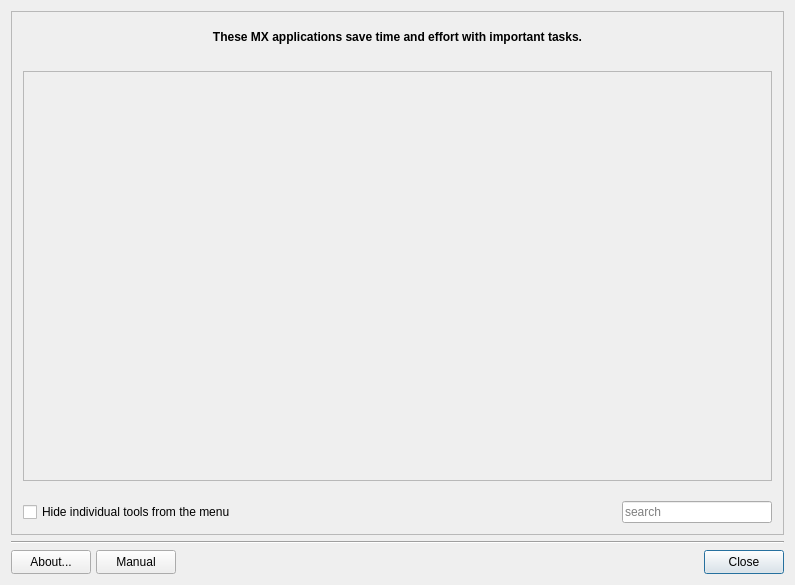
<?xml version="1.0" encoding="UTF-8"?>
<ui version="4.0">
 <class>MainWindow</class>
 <widget class="QWidget" name="MainWindow">
  <property name="geometry">
   <rect>
    <x>0</x>
    <y>0</y>
    <width>795</width>
    <height>585</height>
   </rect>
  </property>
  <property name="windowTitle">
   <string>MX Tools</string>
  </property>
  <layout class="QGridLayout" name="gridLayout" rowstretch="0,0,0,0" rowminimumheight="0,0,0,0">
   <property name="sizeConstraint">
    <enum>QLayout::SetDefaultConstraint</enum>
   </property>
   <item row="2" column="0">
    <widget class="Line" name="line">
     <property name="orientation">
      <enum>Qt::Horizontal</enum>
     </property>
    </widget>
   </item>
   <item row="3" column="0">
    <layout class="QGridLayout" columnstretch="0,0,0,0,0,0,0,0,0">
     <property name="leftMargin">
      <number>0</number>
     </property>
     <property name="topMargin">
      <number>0</number>
     </property>
     <property name="rightMargin">
      <number>0</number>
     </property>
     <property name="bottomMargin">
      <number>0</number>
     </property>
     <property name="spacing">
      <number>5</number>
     </property>
     <item row="0" column="0">
      <widget class="QPushButton" name="pushAbout">
       <property name="sizePolicy">
        <sizepolicy hsizetype="Minimum" vsizetype="Preferred">
         <horstretch>0</horstretch>
         <verstretch>0</verstretch>
        </sizepolicy>
       </property>
       <property name="toolTip">
        <string>About this application</string>
       </property>
       <property name="text">
        <string>About...</string>
       </property>
       <property name="icon">
        <iconset theme="help-about">
         <normaloff>.</normaloff>.</iconset>
       </property>
       <property name="shortcut">
        <string>Alt+B</string>
       </property>
       <property name="autoDefault">
        <bool>true</bool>
       </property>
      </widget>
     </item>
     <item row="0" column="6">
      <spacer name="horizontalSpacer2">
       <property name="orientation">
        <enum>Qt::Horizontal</enum>
       </property>
       <property name="sizeHint" stdset="0">
        <size>
         <width>40</width>
         <height>20</height>
        </size>
       </property>
      </spacer>
     </item>
     <item row="0" column="2">
      <spacer name="horizontalSpacer1">
       <property name="orientation">
        <enum>Qt::Horizontal</enum>
       </property>
       <property name="sizeHint" stdset="0">
        <size>
         <width>40</width>
         <height>20</height>
        </size>
       </property>
      </spacer>
     </item>
     <item row="0" column="5">
      <widget class="QLabel" name="label">
       <property name="maximumSize">
        <size>
         <width>32</width>
         <height>32</height>
        </size>
       </property>
       <property name="midLineWidth">
        <number>0</number>
       </property>
       <property name="text">
        <string/>
       </property>
       <property name="pixmap">
        <pixmap resource="images.qrc">:/icons/logo.png</pixmap>
       </property>
       <property name="scaledContents">
        <bool>true</bool>
       </property>
      </widget>
     </item>
     <item row="0" column="8">
      <widget class="QPushButton" name="pushCancel">
       <property name="sizePolicy">
        <sizepolicy hsizetype="Minimum" vsizetype="Preferred">
         <horstretch>0</horstretch>
         <verstretch>0</verstretch>
        </sizepolicy>
       </property>
       <property name="toolTip">
        <string>Close application</string>
       </property>
       <property name="text">
        <string>Close</string>
       </property>
       <property name="icon">
        <iconset theme="window-close">
         <normaloff>.</normaloff>.</iconset>
       </property>
       <property name="shortcut">
        <string>Alt+N</string>
       </property>
       <property name="autoDefault">
        <bool>true</bool>
       </property>
       <property name="default">
        <bool>true</bool>
       </property>
      </widget>
     </item>
     <item row="0" column="1">
      <widget class="QPushButton" name="pushHelp">
       <property name="enabled">
        <bool>true</bool>
       </property>
       <property name="sizePolicy">
        <sizepolicy hsizetype="Minimum" vsizetype="Preferred">
         <horstretch>0</horstretch>
         <verstretch>0</verstretch>
        </sizepolicy>
       </property>
       <property name="minimumSize">
        <size>
         <width>0</width>
         <height>24</height>
        </size>
       </property>
       <property name="text">
        <string>Manual</string>
       </property>
       <property name="icon">
        <iconset theme="help-contents">
         <normaloff>.</normaloff>.</iconset>
       </property>
       <property name="autoDefault">
        <bool>true</bool>
       </property>
      </widget>
     </item>
    </layout>
   </item>
   <item row="1" column="0">
    <widget class="QFrame" name="frame">
     <property name="sizePolicy">
      <sizepolicy hsizetype="MinimumExpanding" vsizetype="MinimumExpanding">
       <horstretch>0</horstretch>
       <verstretch>0</verstretch>
      </sizepolicy>
     </property>
     <property name="font">
      <font>
       <strikeout>false</strikeout>
       <kerning>true</kerning>
      </font>
     </property>
     <property name="mouseTracking">
      <bool>false</bool>
     </property>
     <property name="autoFillBackground">
      <bool>false</bool>
     </property>
     <property name="frameShape">
      <enum>QFrame::StyledPanel</enum>
     </property>
     <property name="frameShadow">
      <enum>QFrame::Plain</enum>
     </property>
     <property name="lineWidth">
      <number>1</number>
     </property>
     <layout class="QGridLayout" name="gridLayout_2">
      <property name="verticalSpacing">
       <number>20</number>
      </property>
      <item row="2" column="0" colspan="2">
       <widget class="QScrollArea" name="scrollArea">
        <property name="focusPolicy">
         <enum>Qt::TabFocus</enum>
        </property>
        <property name="autoFillBackground">
         <bool>false</bool>
        </property>
        <property name="horizontalScrollBarPolicy">
         <enum>Qt::ScrollBarAsNeeded</enum>
        </property>
        <property name="sizeAdjustPolicy">
         <enum>QAbstractScrollArea::AdjustToContentsOnFirstShow</enum>
        </property>
        <property name="widgetResizable">
         <bool>true</bool>
        </property>
        <property name="alignment">
         <set>Qt::AlignLeading|Qt::AlignLeft|Qt::AlignVCenter</set>
        </property>
        <widget class="QWidget" name="scrollAreaWidgetContents">
         <property name="geometry">
          <rect>
           <x>0</x>
           <y>0</y>
           <width>755</width>
           <height>408</height>
          </rect>
         </property>
         <property name="autoFillBackground">
          <bool>true</bool>
         </property>
         <layout class="QVBoxLayout" name="verticalLayout">
          <item>
           <layout class="QGridLayout" name="gridLayout_btn"/>
          </item>
         </layout>
        </widget>
       </widget>
      </item>
      <item row="0" column="0" rowspan="2" colspan="2">
       <widget class="QLabel" name="labelIntroduction">
        <property name="sizePolicy">
         <sizepolicy hsizetype="MinimumExpanding" vsizetype="Minimum">
          <horstretch>0</horstretch>
          <verstretch>0</verstretch>
         </sizepolicy>
        </property>
        <property name="font">
         <font>
          <weight>75</weight>
          <bold>true</bold>
          <strikeout>false</strikeout>
          <kerning>true</kerning>
         </font>
        </property>
        <property name="text">
         <string>These MX applications save time and effort with important tasks.</string>
        </property>
        <property name="alignment">
         <set>Qt::AlignCenter</set>
        </property>
        <property name="wordWrap">
         <bool>true</bool>
        </property>
        <property name="margin">
         <number>-2</number>
        </property>
       </widget>
      </item>
      <item row="3" column="0">
       <widget class="QCheckBox" name="checkHide">
        <property name="text">
         <string>Hide individual tools from the menu</string>
        </property>
       </widget>
      </item>
      <item row="3" column="1">
       <widget class="QLineEdit" name="textSearch">
        <property name="maximumSize">
         <size>
          <width>150</width>
          <height>16777215</height>
         </size>
        </property>
        <property name="focusPolicy">
         <enum>Qt::StrongFocus</enum>
        </property>
        <property name="frame">
         <bool>true</bool>
        </property>
        <property name="placeholderText">
         <string>search</string>
        </property>
        <property name="clearButtonEnabled">
         <bool>true</bool>
        </property>
       </widget>
      </item>
     </layout>
    </widget>
   </item>
  </layout>
 </widget>
 <layoutdefault spacing="6" margin="11"/>
 <resources>
  <include location="images.qrc"/>
 </resources>
 <connections>
  <connection>
   <sender>pushCancel</sender>
   <signal>clicked()</signal>
   <receiver>MainWindow</receiver>
   <slot>close()</slot>
   <hints>
    <hint type="sourcelabel">
     <x>632</x>
     <y>512</y>
    </hint>
    <hint type="destinationlabel">
     <x>345</x>
     <y>269</y>
    </hint>
   </hints>
  </connection>
 </connections>
</ui>
